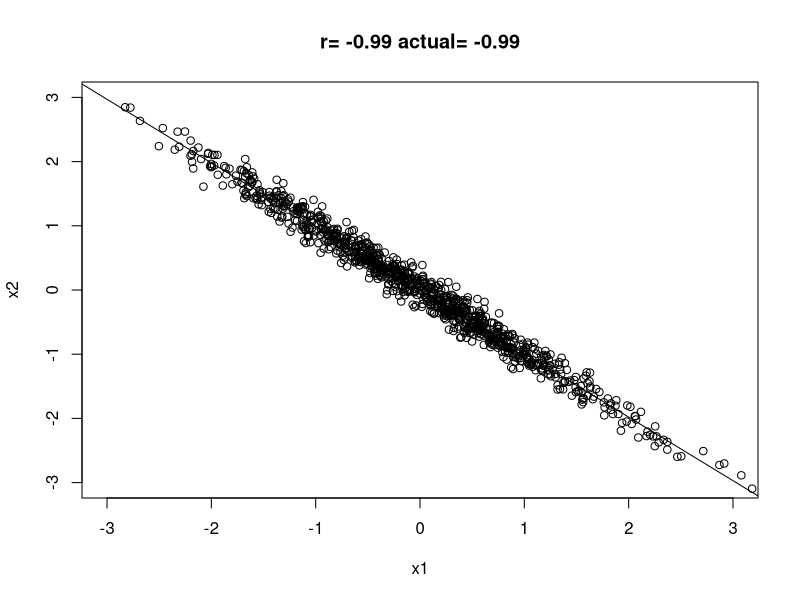
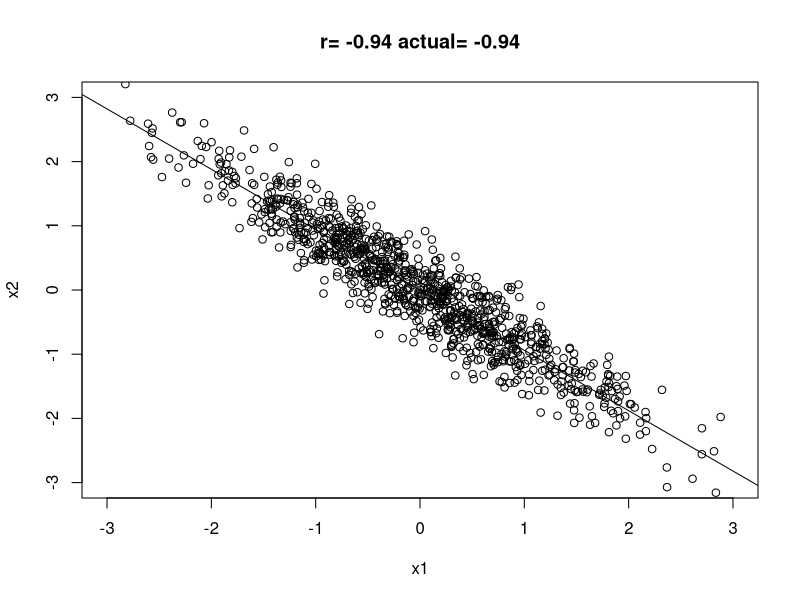
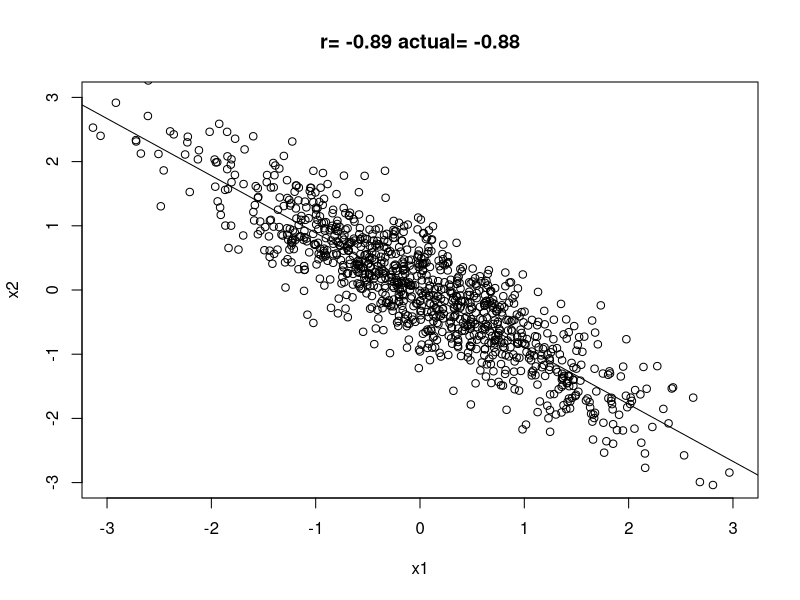
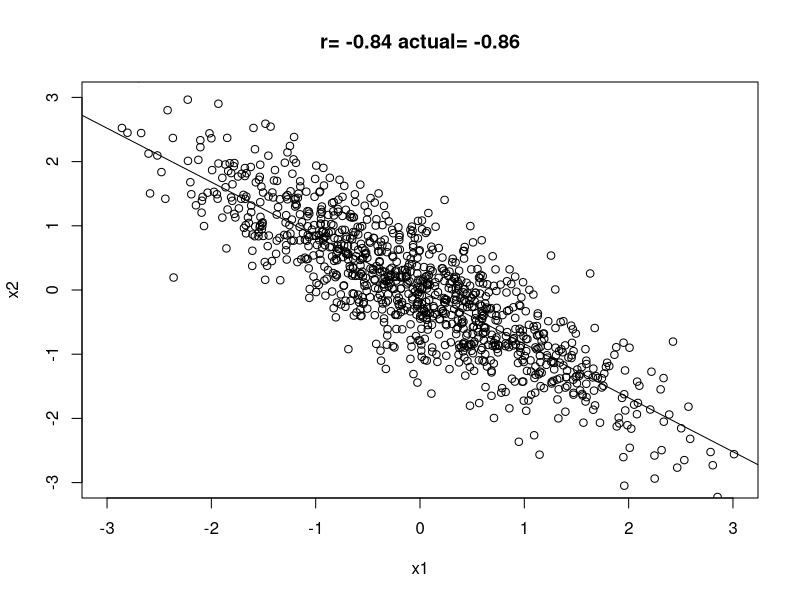
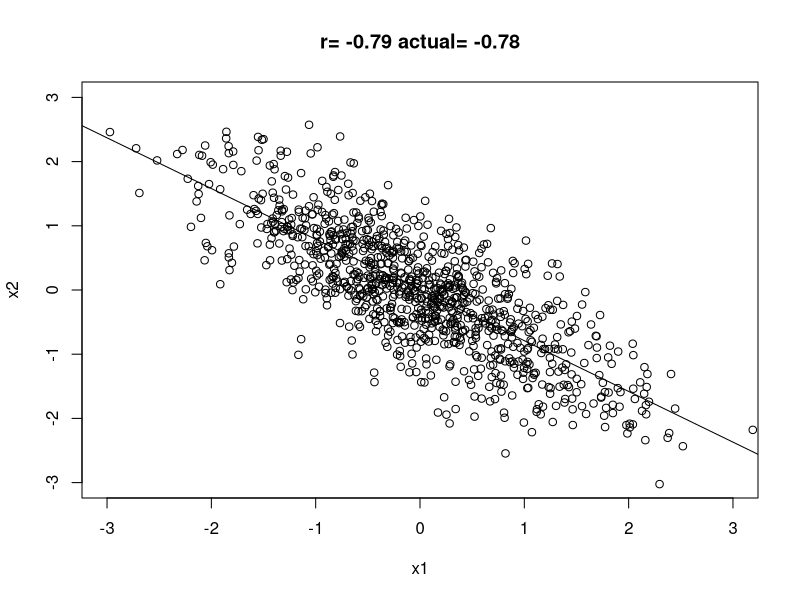
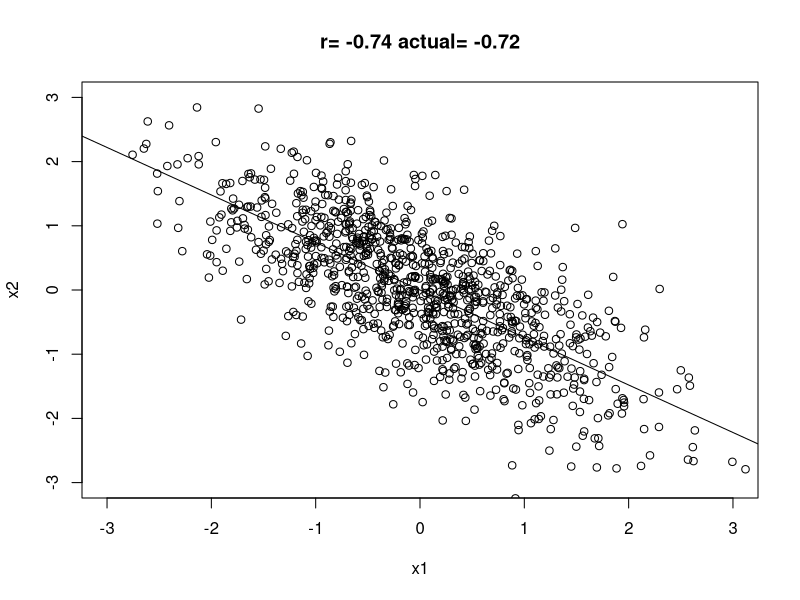
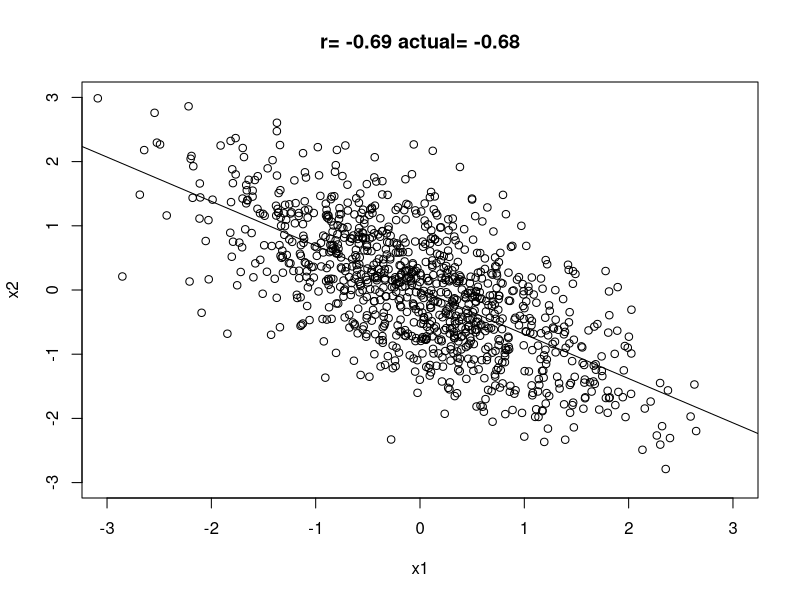
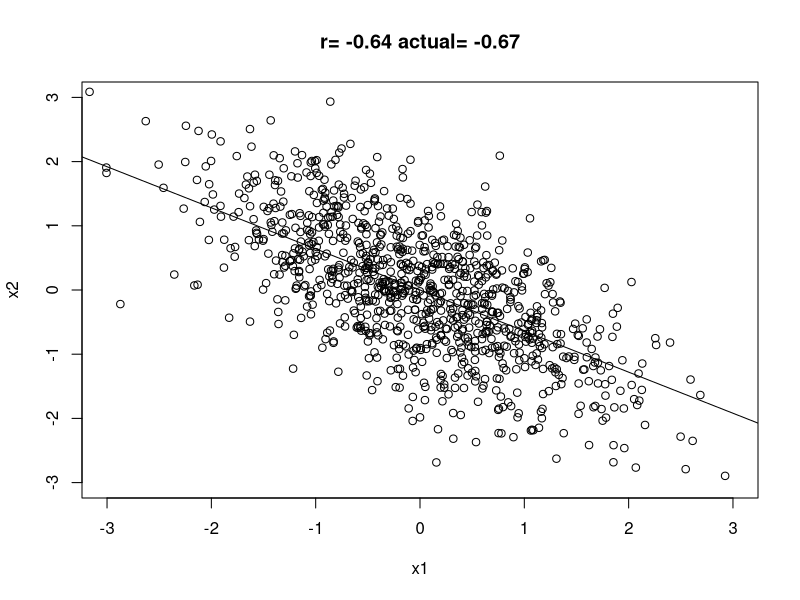

Reproduce these figures in R, in order. (Note: this script raises an error after producing the figures.)
### --------------------------------------------------
### Corr example
### --------------------------------------------------


### --------------------------------------------------
### Libraries
### --------------------------------------------------
library(tidyverse)
library(gganimate)
library(transformr)

theme_set(theme_minimal())

### --------------------------------------------------
### No school like the old school
### --------------------------------------------------

### Direct! Quick! I'd do it this way myself if I
### really had no interest in keeping the data or
### saving any of the plots etc etc

r <- seq(-.99, .99, by=.05)

for(i in 1:length(r)){

  u <- matrix(rnorm(2000,0,1), 1000, 2)
  x <- u%*%chol(matrix(c(1, r[i], r[i], 1), 2, 2))

  plot(x[,1], x[,2], xlim=c(-3,3), ylim=c(-3,3),
       xlab="x1", ylab="x2",
       main=paste("r=",round(r[i],2),"actual=", round(cor(x)[1,2],2)))

  abline(0,r[i])

  Sys.sleep(.2)

}

### --------------------------------------------------
### Meanwhile in Tidytown
### --------------------------------------------------

## There's more than one way to do approach it.


### --------------------------------------------------
### 1. Imitating base R a bit
### --------------------------------------------------

## One option is to stick closely to the base
## version, even though ggplot isn't really
## designed for faking animation by repeatedly
## drawing to a live graphics device. Here's
## half a step away from that. The main difference
## is that instead of a loop we use map() to
## feed our vector of r values to functions,
## and we save the data before graphing it.

## A function to make one matrix of data
## Same as Scott's version except we have an
## extra line to convert it to a tibble (a data frame)
## while not being loud about it.
gen_dat <- function(r) {
  u <- matrix(rnorm(2000,0,1), 1000, 2)
  x <- u %*% chol(matrix(c(1, r, r, 1), 2, 2))
  suppressMessages(as_tibble(x, .name_repair = "universal")) %>%
    rename(x = ...1, y = ...2)
}

## Start with a tibble (a data frame) of correlation values and a
## numerical index of the rows
dat <- tibble(r = seq(-.99, .99, by=.01))

## Generate the data
out <- dat %>%
  mutate(ind = seq_along(r)) %>%
  group_by(r) %>%
  mutate(data = map(r, gen_dat),
         actual = map_dbl(data, ~ cor(.$x, .$y)))

## Animate it
p <- out %>%
  unnest(cols = c(data)) %>%
  group_by(ind) %>%
  ggplot(mapping = aes(x = x, y = y, group = ind)) +
  geom_point(pch = 1, color = "gray40") +
  geom_abline(mapping = aes(intercept = 0, slope = r),
              size = 1.1,
              color = "firebrick") +
  scale_x_continuous(limits = c(-3, 3)) +
  scale_y_continuous(limits = c(-3, 3)) +
  transition_manual(ind) +
  labs(x = "x1",
       y = "x2",
       title = "r = {round(out$r[as.integer(current_frame)], 2)},
                actual = {round(out$actual[as.integer(current_frame)], 2)}")

## To save to a single file
animate(p, fps = 25, duration = 30,
        width = 400, height = 400,
        renderer = gifski_renderer(file = "figures/cor.gif"))


### --------------------------------------------------
### 2. Other things we might do
### --------------------------------------------------

## Here the idea is to tidily save all the plots as objects alongside the table of data
## and figure out what to do with them later.
## I'll repeat some code from above here, so that it's self-contained.

## A function to make one matrix of data
gen_dat <- function(r) {
  u <- matrix(rnorm(2000,0,1), 1000, 2)
  x <- u %*% chol(matrix(c(1, r, r, 1), 2, 2))
  suppressMessages(as_tibble(x, .name_repair = "universal")) %>%
    rename(x = ...1, y = ...2)
}

## A function that returns a plot as an object
gen_plot <- function(.x, slp = r) {
  corval <- round(cor(.x$x, .x$y), 2)
  p <- ggplot(data = .x,
              mapping = aes(x = x, y = y)) +
    geom_point() +
    geom_abline(mapping = aes(intercept = 0,
                              slope = slp),
                color = "orange",
                size = 1.1) +
    labs(x = "x1",
         y = "x2",
         title = paste("Actual =", corval))
  p
}

## A function to print a plot and wait
show_plot <- function(x, sleep = .2){
  print(x)
  Sys.sleep(sleep)
}

## Now we can generate a sequence of r values ...
## We round to avoid the horrors of double precision math errors
## when filtering
dat <- tibble(r = round(seq(-.99, .99, by=.01), 2))

## ... and use map() to feed the functions to each r value, generating
## a list column of simulated data and a list column of plots.
out <- dat %>%
  mutate(data = map(r, gen_dat),
         imgs = map2(data, r, gen_plot))

## Look what we hath wrought
out

## Look at any particular plot
out %>%
  filter(r == 0.62) %>%
  pull(imgs) %>%
  show_plot()

## Or print them all to the graphics device
## Launch an x11() or quartz() window first
## This is ugly and slow though
show_plot(out$imgs)

## Or save them all out to individual files, to look at later
## or process with imagemagick or whatever
## It's map2() and not map() here because we have two things to do
map2(paste0("figures/cors/r_", out$r, ".png"), out$imgs, ggsave)
